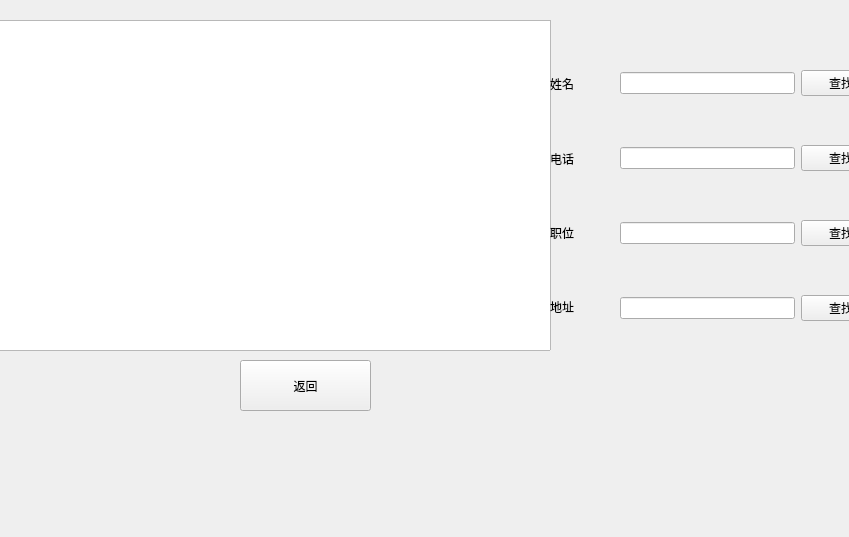
<?xml version="1.0" encoding="UTF-8"?>
<ui version="4.0">
 <class>searchWidget</class>
 <widget class="QWidget" name="searchWidget">
  <property name="geometry">
   <rect>
    <x>0</x>
    <y>0</y>
    <width>849</width>
    <height>537</height>
   </rect>
  </property>
  <property name="windowTitle">
   <string>Form</string>
  </property>
  <widget class="QTableWidget" name="twPeople">
   <property name="geometry">
    <rect>
     <x>-10</x>
     <y>20</y>
     <width>561</width>
     <height>331</height>
    </rect>
   </property>
  </widget>
  <widget class="QPushButton" name="pushButton_5">
   <property name="geometry">
    <rect>
     <x>240</x>
     <y>360</y>
     <width>131</width>
     <height>51</height>
    </rect>
   </property>
   <property name="styleSheet">
    <string notr="true">font: 14pt &quot;微软雅黑&quot;;</string>
   </property>
   <property name="text">
    <string>返回</string>
   </property>
  </widget>
  <widget class="QWidget" name="layoutWidget">
   <property name="geometry">
    <rect>
     <x>620</x>
     <y>70</y>
     <width>261</width>
     <height>251</height>
    </rect>
   </property>
   <layout class="QVBoxLayout" name="verticalLayout">
    <item>
     <layout class="QHBoxLayout" name="horizontalLayout">
      <item>
       <widget class="QLineEdit" name="nameE"/>
      </item>
      <item>
       <widget class="QPushButton" name="pushButton_3">
        <property name="text">
         <string>查找</string>
        </property>
       </widget>
      </item>
     </layout>
    </item>
    <item>
     <spacer name="verticalSpacer">
      <property name="orientation">
       <enum>Qt::Vertical</enum>
      </property>
      <property name="sizeHint" stdset="0">
       <size>
        <width>20</width>
        <height>40</height>
       </size>
      </property>
     </spacer>
    </item>
    <item>
     <layout class="QHBoxLayout" name="horizontalLayout_2">
      <item>
       <widget class="QLineEdit" name="phoneE"/>
      </item>
      <item>
       <widget class="QPushButton" name="pushButton_4">
        <property name="text">
         <string>查找</string>
        </property>
       </widget>
      </item>
     </layout>
    </item>
    <item>
     <spacer name="verticalSpacer_2">
      <property name="orientation">
       <enum>Qt::Vertical</enum>
      </property>
      <property name="sizeHint" stdset="0">
       <size>
        <width>20</width>
        <height>40</height>
       </size>
      </property>
     </spacer>
    </item>
    <item>
     <layout class="QHBoxLayout" name="horizontalLayout_3">
      <item>
       <widget class="QLineEdit" name="positionE"/>
      </item>
      <item>
       <widget class="QPushButton" name="pushButton_2">
        <property name="text">
         <string>查找</string>
        </property>
       </widget>
      </item>
     </layout>
    </item>
    <item>
     <spacer name="verticalSpacer_3">
      <property name="orientation">
       <enum>Qt::Vertical</enum>
      </property>
      <property name="sizeHint" stdset="0">
       <size>
        <width>20</width>
        <height>40</height>
       </size>
      </property>
     </spacer>
    </item>
    <item>
     <layout class="QHBoxLayout" name="horizontalLayout_4">
      <item>
       <widget class="QLineEdit" name="addressE"/>
      </item>
      <item>
       <widget class="QPushButton" name="pushButton">
        <property name="text">
         <string>查找</string>
        </property>
       </widget>
      </item>
     </layout>
    </item>
   </layout>
  </widget>
  <widget class="QWidget" name="layoutWidget">
   <property name="geometry">
    <rect>
     <x>550</x>
     <y>50</y>
     <width>71</width>
     <height>291</height>
    </rect>
   </property>
   <layout class="QVBoxLayout" name="verticalLayout_2">
    <item>
     <widget class="QLabel" name="label">
      <property name="styleSheet">
       <string notr="true">font: 14pt &quot;微软雅黑&quot;;</string>
      </property>
      <property name="text">
       <string>姓名</string>
      </property>
     </widget>
    </item>
    <item>
     <widget class="QLabel" name="label_2">
      <property name="styleSheet">
       <string notr="true">font: 14pt &quot;微软雅黑&quot;;</string>
      </property>
      <property name="text">
       <string>电话</string>
      </property>
     </widget>
    </item>
    <item>
     <widget class="QLabel" name="label_3">
      <property name="styleSheet">
       <string notr="true">font: 14pt &quot;微软雅黑&quot;;</string>
      </property>
      <property name="text">
       <string>职位</string>
      </property>
     </widget>
    </item>
    <item>
     <widget class="QLabel" name="label_4">
      <property name="styleSheet">
       <string notr="true">font: 14pt &quot;微软雅黑&quot;;</string>
      </property>
      <property name="text">
       <string>地址</string>
      </property>
     </widget>
    </item>
   </layout>
  </widget>
 </widget>
 <resources/>
 <connections/>
</ui>
